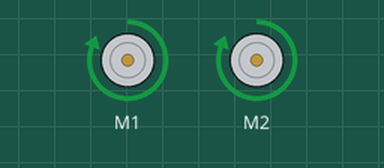
The sketch below on a simulated Arduino Uno, built with avr-gcc and run on an emulated ATmega328P. Parts: 2 × DC motor (green arrow = forward, orange = backward, longer = faster). What the sketch prints to the serial monitor is not drawn.

Above: at 0.1 s.
Timing chart, 0 to 1.6 s (numbered marks = the images above):
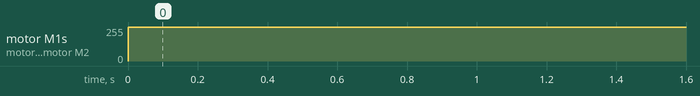

Measured:
- by itself, motor M1, motor M2: stopped → forward 255/255 at 0.00 s

The sketch:

vnhMotorDriver.ino
```cpp
#include "DualVNH5019MotorShield.h"

DualVNH5019MotorShield md;

void setup() {
  // put your setup code here, to run once:
Serial.begin(115200);
  Serial.println("Dual VNH5019 Motor Shield");
  md.init();
}

void loop() {
  // put your main code here, to run repeatedly:
md.setM1Speed(400);
md.setM2Speed(400);

}
```
